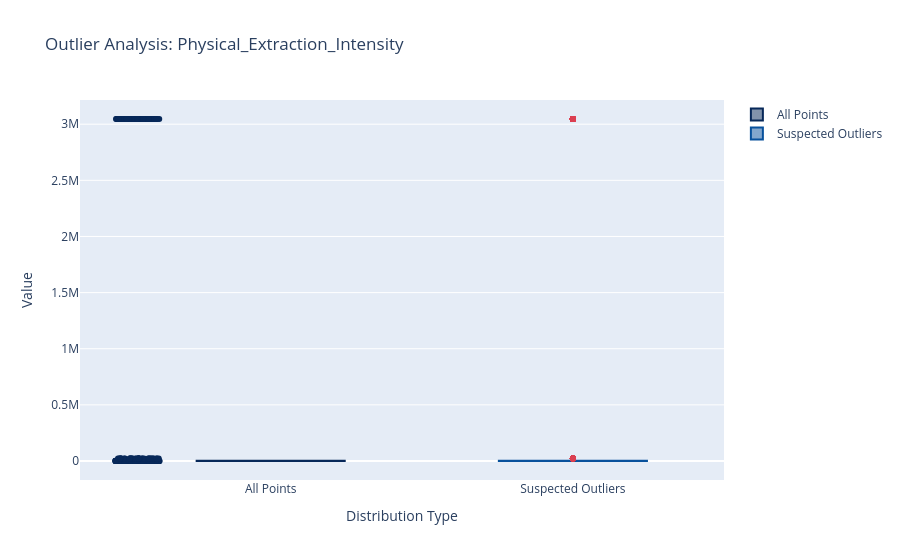
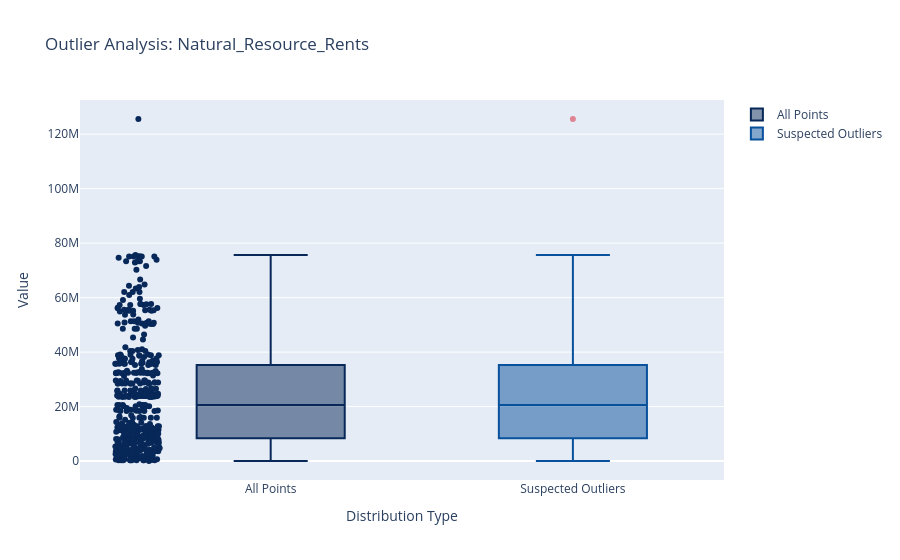
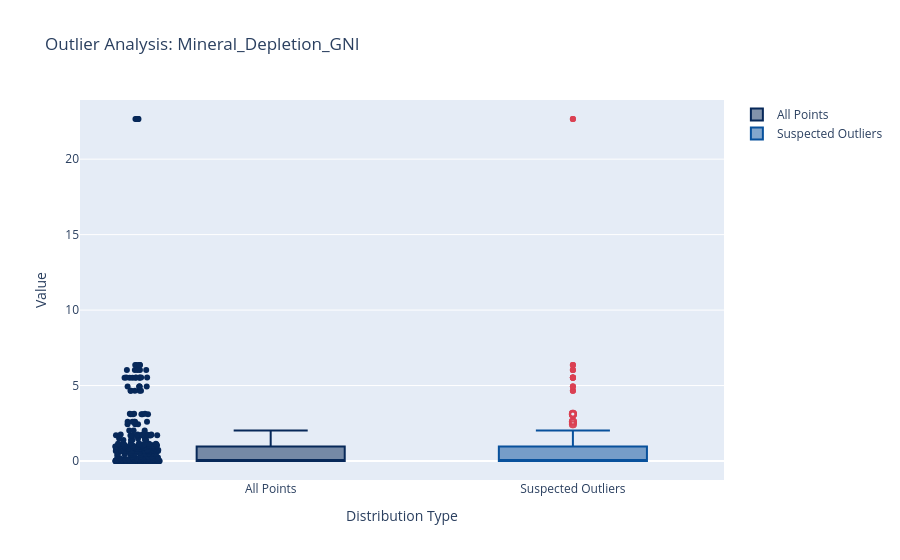
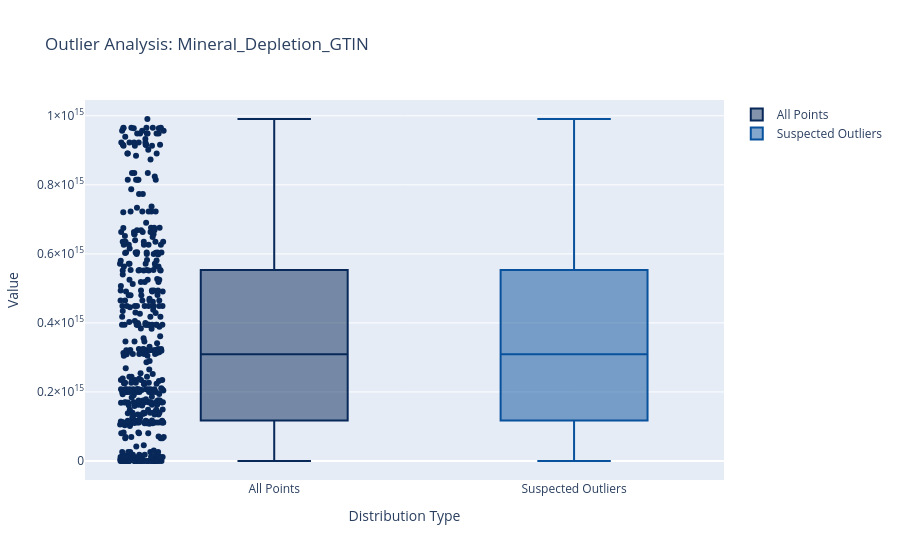

Notebook code cell kept with these figures, in order:
### Markdown cell above
## Outliers

`Box_Plot - IQR_upper and lower limit`

### Code cell
import plotly.graph_objects as go
import pandas as pd

def OutLiersBox(df, nameOfFeature):
    """
    Function to create a BoxPlot and visualise:
    - All Points in the Variable
    - Suspected Outliers in the variable
    """
    # Trace 0: Shows all data points spread out (jittered)
    trace0 = go.Box(
        y = df[nameOfFeature],
        name = "All Points",
        jitter = 0.3,
        pointpos = -1.8,
        boxpoints = 'all', 
        marker = dict(color = 'rgb(7,40,89)'),
        line = dict(color = 'rgb(7,40,89)')
    )

    # Trace 1: Specifically highlights points outside the "fences" (1.5 * IQR)
    trace1 = go.Box(
        y = df[nameOfFeature],
        name = "Suspected Outliers",
        boxpoints = 'suspectedoutliers', 
        marker = dict(
            color = 'rgba(219, 64, 82, 0.6)', 
            line = dict(outlierwidth = 2)),
        line = dict(color = 'rgb(8,81,156)')
    )

    data = [trace0, trace1]

    layout = go.Layout(
        title = f"Outlier Analysis: {nameOfFeature}",
        yaxis = dict(title="Value"),
        xaxis = dict(title="Distribution Type")
    )

    fig = go.Figure(data=data, layout=layout)
    fig.show()

# --- RUNNING THE FUNCTION ---

# List of columns we cleaned earlier
features_to_check = [
    'Physical_Extraction_Intensity', 
    'Natural_Resource_Rents', 
    'Mineral_Depletion_GNI', 
    'Mineral_Depletion_GTIN',
    'Total_Trade_GDP'
]

# Loop through and generate a plot for each
for feature in features_to_check:
    OutLiersBox(EAC_community_df, feature)

### Figure 1 — Plotly figure (JSON) as saved in the notebook; plotly's stock layout.template omitted (floating-point values rounded to 4 significant figures; data arrays with more than 128 entries replaced by an {"elided": "..."} marker saying what was removed)
{"data": [{"boxpoints": "all", "jitter": 0.3, "line": {"color": "rgb(7,40,89)"}, "marker": {"color": "rgb(7,40,89)"}, "name": "All Points", "pointpos": -1.8, "type": "box", "y": {"elided": "455 int values"}}, {"boxpoints": "suspectedoutliers", "line": {"color": "rgb(8,81,156)"}, "marker": {"color": "rgba(219, 64, 82, 0.6)", "line": {"outlierwidth": 2}}, "name": "Suspected Outliers", "type": "box", "y": {"elided": "455 int values"}}], "layout": {"autosize": true, "title": {"text": "Outlier Analysis: Physical_Extraction_Intensity"}, "xaxis": {"autorange": true, "range": [-0.6286, 1.5], "title": {"text": "Distribution Type"}, "type": "category"}, "yaxis": {"autorange": true, "range": [-169200.0, 3216000.0], "title": {"text": "Value"}, "type": "linear"}}}

### Figure 2 — Plotly figure (JSON) as saved in the notebook; plotly's stock layout.template omitted (floating-point values rounded to 4 significant figures; data arrays with more than 128 entries replaced by an {"elided": "..."} marker saying what was removed)
{"data": [{"boxpoints": "all", "jitter": 0.3, "line": {"color": "rgb(7,40,89)"}, "marker": {"color": "rgb(7,40,89)"}, "name": "All Points", "pointpos": -1.8, "type": "box", "y": {"elided": "455 float values"}}, {"boxpoints": "suspectedoutliers", "line": {"color": "rgb(8,81,156)"}, "marker": {"color": "rgba(219, 64, 82, 0.6)", "line": {"outlierwidth": 2}}, "name": "Suspected Outliers", "type": "box", "y": {"elided": "455 float values"}}], "layout": {"autosize": true, "title": {"text": "Outlier Analysis: Natural_Resource_Rents"}, "xaxis": {"autorange": true, "range": [-0.6286, 1.5], "title": {"text": "Distribution Type"}, "type": "category"}, "yaxis": {"autorange": true, "range": [-6932000.0, 132500000.0], "title": {"text": "Value"}, "type": "linear"}}}

### Figure 3 — Plotly figure (JSON) as saved in the notebook; plotly's stock layout.template omitted (floating-point values rounded to 4 significant figures; data arrays with more than 128 entries replaced by an {"elided": "..."} marker saying what was removed)
{"data": [{"boxpoints": "all", "jitter": 0.3, "line": {"color": "rgb(7,40,89)"}, "marker": {"color": "rgb(7,40,89)"}, "name": "All Points", "pointpos": -1.8, "type": "box", "y": {"elided": "455 float values"}}, {"boxpoints": "suspectedoutliers", "line": {"color": "rgb(8,81,156)"}, "marker": {"color": "rgba(219, 64, 82, 0.6)", "line": {"outlierwidth": 2}}, "name": "Suspected Outliers", "type": "box", "y": {"elided": "455 float values"}}], "layout": {"autosize": true, "title": {"text": "Outlier Analysis: Mineral_Depletion_GNI"}, "xaxis": {"autorange": true, "range": [-0.6286, 1.5], "title": {"text": "Distribution Type"}, "type": "category"}, "yaxis": {"autorange": true, "range": [-1.259, 23.92], "title": {"text": "Value"}, "type": "linear"}}}

### Figure 4 — Plotly figure (JSON) as saved in the notebook; plotly's stock layout.template omitted (floating-point values rounded to 4 significant figures; data arrays with more than 128 entries replaced by an {"elided": "..."} marker saying what was removed)
{"data": [{"boxpoints": "all", "jitter": 0.3, "line": {"color": "rgb(7,40,89)"}, "marker": {"color": "rgb(7,40,89)"}, "name": "All Points", "pointpos": -1.8, "type": "box", "y": {"elided": "455 float values"}}, {"boxpoints": "suspectedoutliers", "line": {"color": "rgb(8,81,156)"}, "marker": {"color": "rgba(219, 64, 82, 0.6)", "line": {"outlierwidth": 2}}, "name": "Suspected Outliers", "type": "box", "y": {"elided": "455 float values"}}], "layout": {"autosize": true, "title": {"text": "Outlier Analysis: Mineral_Depletion_GTIN"}, "xaxis": {"autorange": true, "range": [-0.6287, 1.5], "title": {"text": "Distribution Type"}, "type": "category"}, "yaxis": {"autorange": true, "range": [-55040000000000.0, 1046000000000000.0], "title": {"text": "Value"}, "type": "linear"}}}
